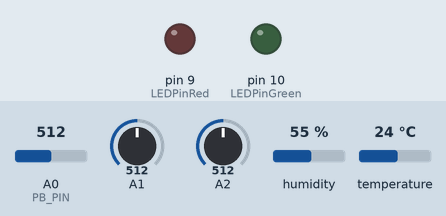
Simulated run of this sketch. Board: Arduino Mega 2560, built with avr-gcc and run on an emulated ATmega2560. Shown: output pins drawn as LEDs (lit = HIGH). Inputs (shaded band) come from the test bench; at power-on: A0 (PB_PIN) = 512, A1 = 512, A2 = 512, humidity 55 %, temperature 24 °C. Random numbers use the default seed unless the sketch sets one; no radio packets arrive unless stated.

Above: at 0.1 s.
At 120.6 s:
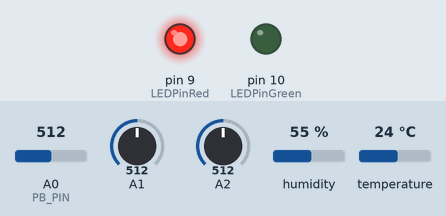
Timing chart, 0 to 122.1 s (numbered marks = the images above):
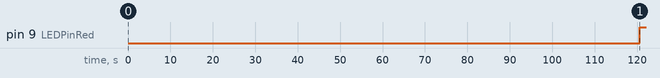

The sketch:

IndoorNode.ino
```cpp
// ETH Zürich
// Global Health Engineering Lab
// Masterthesis Voeten Jerun
// Indoor Node Skript
// August 2025

#include <SPI.h>
#include <LoRa.h>
#include <DHT.h>
#include <Wire.h>
#include <avr/wdt.h>
#include <math.h>

// Define sensor pin assignments
#define DHTPIN       6       // Pin for DHT22 data line
#define DHTTYPE      DHT22   // Specify DHT sensor type
#define PB_PIN       A0      // Analog pin for battery voltage measurement

const int LEDPinRed   = 9;
const int LEDPinGreen = 10;

// Disable watchdog early during startup (before C runtime begins)
void disableWatchdog() __attribute__((naked)) __attribute__((section(".init3")));
void disableWatchdog() {
  MCUSR = 0;          // Clear MCU status register to reset flags
  wdt_disable();      // Disable the watchdog timer
}

// DHT sensor object for temperature and humidity readings
DHT dht(DHTPIN, DHTTYPE);

// Node configuration and timing for transmission
const uint8_t node = 1;  // Node ID for this device: indoor node
const unsigned long interval = 120000;
unsigned long previousMillis = 0;

// Default values for sensor fallbacks
const int16_t DEF_TEMP   = 250;   // Default encoded temperature (25.0°C)
const uint16_t DEF_HUM   = 500;   // Default encoded humidity (50.0%)
const float DEF_CUR1   = 0;  // Default current ebike 1
const float DEF_CUR2  = 0;     // Default current ebike 2
const uint8_t DEF_BATSOC = 100;   // Default battery state of charge (%)

// Store last successful sensor readings
int16_t lastTemp;
int16_t lastHum;
float lastCur1;
float lastCur2;
uint8_t lastBatSOC;

// Define sensor boundaries
int16_t maxDeltaTemp = 200, maxDeltaHum = 400, minTemp = -400, maxTemp = 800, minHum = 0, maxHum = 1000; //values/10 = °C,%
int16_t maxDeltaBat = 40, lowBat = 25, criticalBat = 15; // %

// Retry configuration for various sensors
int DHT_MAX_TRIES  = 4;
int DHT_NEED_GOOD  = 2;
int CUR_MAX_TRIES = 6;
int CUR_NEED_GOOD = 4;
int SOC_MAX_TRIES  = 5;
int SOC_NEED_GOOD  = 3;

// current sensor specs & calib
const float mVperAmp   = 100.0f;      // 20A current sensor sensitivity
const double ACSoffset1 = 2569.0;     // Sensor1 no-load offset in mV
const double ACSoffset2 = 2505.0;     // Sensor2 no-load offset in mV

// Bitmask to indicate which sensors failed (1 = failure)
uint8_t sensorState = 0b0000; // 1st bit (MSB): dht, 2nd bit: smart shunt, 4th bit (LSB): bat soc

// Buffers and flags for SmartShunt telemetry data
float mainBatSOC      = 0.0f;
float mainBatVoltage  = 0.0f;
float mainBatCurrent  = 0.0f;
int32_t mainBatCE     = 0; // consumed Amp Hours
uint16_t mainBatChargeCycles = 0; // H4
bool hasCE  = false, hasH4 = false;
bool hasSOC = false, hasV  = false, hasI  = false;
char lineBuf[64];   // Buffer for incoming SmartShunt data lines
uint8_t bufIdx = 0;  // Write index for buffer

//----------------------------------------------------------------------------
// CRC-8 calculation (Dallas/Maxim algorithm)
uint8_t crc8(const uint8_t *data, size_t len) {
  uint8_t crc = 0x00;
  while (len--) {
    uint8_t extract = *data++;
    for (uint8_t tempI = 8; tempI; tempI--) {
      uint8_t sum = (crc ^ extract) & 0x01;
      crc >>= 1;
      if (sum) crc ^= 0x8C;
      extract >>= 1;
    }
  }
  return crc;
}

//----------------------------------------------------------------------------
// Secure DHT22 reading: averages multiple samples, enforces bounds
bool readDHT22(int16_t &fridgeTemp, int16_t &fridgeHum, bool init = false) {
  int tries = 0, good = 0;
  int32_t sumT = 0, sumH = 0;

  // Attempt multiple readings until enough good ones are obtained
  while (tries < DHT_MAX_TRIES && good < DHT_NEED_GOOD) {
    tries++;
    float t = dht.readTemperature();    // Raw temperature
    float h = dht.readHumidity();       // Raw humidity
    bool ok = false;

    if (!isnan(t) && !isnan(h)) {
      int16_t t_int = (int16_t)roundf(t * 10.0f);
      int16_t h_int = (int16_t)roundf(h * 10.0f);

      // Validate reading ranges
      if (t_int >= minTemp && t_int <= maxTemp && h_int <= maxHum) {
        // Accept if within allowed delta or during initialization
        if (init || (abs(t_int - lastTemp) <= maxDeltaTemp && abs(h_int - lastHum) <= maxDeltaHum)) {
          ok = true;
          sumT += t_int;
          sumH += h_int;
        }
      }
    }

    if (ok) good++;
    wdt_reset();  // Reset watchdog to prevent reset

    // Delay between tries, skip if initialization only needs one
    if (!ok || init) delay(2000);
  }

  bool valid = (good >= DHT_NEED_GOOD);
  int16_t avgT = valid ? sumT / DHT_NEED_GOOD : DEF_TEMP;
  int16_t avgH = valid ? sumH / DHT_NEED_GOOD : DEF_HUM;

  if (valid) {
    fridgeTemp = avgT;
    fridgeHum  = avgH;
    lastTemp = avgT;
    lastHum  = avgH;
    sensorState &= ~0b1000;   // Clear DHT error flag
  } else {
    if (init) {
      lastTemp = DEF_TEMP;
      lastHum = DEF_HUM;
      fridgeTemp = DEF_TEMP;
      fridgeHum = DEF_HUM;
    }
    sensorState |= 0b1000;    // Set DHT error flag
  }

  return valid;
}

//----------------------------------------------------------------------------
// Read current in amps from analog pin, apply calibration and averaging
bool readCurrent(int analogPin, float &currentA, bool init = false) {

  int tries = 0, good = 0;
  float sumC = 0.0f;

  while (tries < CUR_MAX_TRIES && good < CUR_NEED_GOOD) {
    tries++;
    int raw = analogRead(analogPin);  // Raw ADC value

    // Convert ADC to voltage in mV
    float rawVoltage_mV = raw * (3300.0f / 1023.0f);
    // Voltage divider correction
    float voltage_mV = rawVoltage_mV * ((18.0f + 10.0f) / 18.0f); // 18kohm & 10kohm resistors
    // Calculate current: subtract offset, divide by sensitivity
    float c = (voltage_mV - (analogPin == A1 ? ACSoffset1 : ACSoffset2)) / mVperAmp;

    // Serial.println(voltage_mV); // usefull for calibration -> ACSoffset

    sumC += c;
    good++;
    delay(200);
  }

  bool valid = (good >= CUR_NEED_GOOD);
  float avgC = valid ? sumC / CUR_NEED_GOOD : (analogPin == A1 ? lastCur1 : lastCur2);

  if (valid) {
    currentA = avgC;
    if (analogPin == A1) lastCur1 = avgC;
    else                 lastCur2 = avgC;
  } else {
      if (init) {
        if (analogPin == A1) lastCur1 = DEF_CUR1, currentA = DEF_CUR1;
        else                 lastCur2 = DEF_CUR2, currentA = DEF_CUR2;
      }
    //currentA = (analogPin == A1 ? lastCur1 : lastCur2);
  }

  // Serial.print("Strom A");
  // Serial.print(analogPin - A0);
  // Serial.print(" = ");
  // Serial.println(currentA, 3);
  return valid;
}

//----------------------------------------------------------------------------
// Read battery SOC from analog pin, convert voltage to percentage, update LEDs
bool readBatterySOC(uint8_t &soc, bool init = false) {

  int tries = 0, good = 0;
  int sumB = 0;

  while (tries < SOC_MAX_TRIES && good < SOC_NEED_GOOD) {
    tries++;
    int raw = analogRead(PB_PIN);
    float bVolt = raw * (3.3f / 1023.0f) * ((22.0f + 10.0f) / 22.0f);
    int bSOC = map((int)roundf(bVolt * 100.0f), 300, 420, 0, 100);
    uint8_t bSOC_int = (uint8_t)constrain(bSOC, 0, 100);

    bool ok = false;
    if (init || (abs((int)bSOC_int - (int)lastBatSOC) <= maxDeltaBat)) {
      sumB += bSOC_int;
      ok = true;
    }
    if (ok) good++;
    delay(200);
  }

  bool valid = (good >= SOC_NEED_GOOD);
  uint8_t avgB = valid ? sumB / SOC_NEED_GOOD : DEF_BATSOC;

  if (valid) {
    soc = avgB;
    lastBatSOC = avgB;
    sensorState &= ~0b0001;  // Clear SOC error flag
  } else {
    if (init) {
      lastBatSOC = DEF_BATSOC;
      soc = DEF_BATSOC;
    }
    sensorState |= 0b0001;   // Set SOC error flag
  }

  // LED indication: red <15%, green off >25%
  if (soc > lowBat) {
    digitalWrite(LEDPinRed, LOW);
    digitalWrite(LEDPinGreen, LOW);
  } else if (soc < criticalBat) {
    digitalWrite(LEDPinRed, HIGH);
    digitalWrite(LEDPinGreen, LOW);
  } else {
    digitalWrite(LEDPinRed, HIGH);
    digitalWrite(LEDPinGreen, HIGH);
  }

  return valid;
}

//----------------------------------------------------------------------------
// Parse tab-separated SmartShunt data lines into variables
void parseShunt(const String &line) {
  int idx = line.indexOf('\t');
  if (idx < 0) return;
  String key = line.substring(0, idx);
  String val = line.substring(idx + 1);

  if (key == "SOC") {
    mainBatSOC = val.toFloat() / 10.0f;
    hasSOC = true;
  } else if (key == "V") {
    mainBatVoltage = val.toFloat() / 1000.0f;
    hasV = true;
  } else if (key == "I") {
    mainBatCurrent = val.toFloat() / 1000.0f;
    hasI = true;
  } else if (key == "CE") {
    mainBatCE = val.toInt();
    hasCE = true;
  } else if (key == "H4") {
    mainBatChargeCycles = val.toInt();
    hasH4 = true;
  }
}

//----------------------------------------------------------------------------
// Initialize last valid readings for all sensors at startup
void initializeLastValues() {

  lastTemp     = DEF_TEMP;
  lastHum      = DEF_HUM;
  lastCur1      = DEF_CUR1;
  lastCur2   = DEF_CUR2;
  lastBatSOC      = DEF_BATSOC;

  int16_t t;   int16_t h;
  readDHT22(t, h, true);

  // Initialize eBike current sensors
  float c1, c2;
  readCurrent(A1, c1, true);
  readCurrent(A2, c2, true);

  uint8_t b;
  readBatterySOC(b, true);

  // Adjust retry parameters for normal operation
  DHT_MAX_TRIES  = 2;
  DHT_NEED_GOOD  = 1;
  CUR_MAX_TRIES = 5;
  CUR_NEED_GOOD = 3;
  SOC_MAX_TRIES  = 4;
  SOC_NEED_GOOD  = 2;
}

//----------------------------------------------------------------------------
void setup() {
  Serial.begin(9600);
  delay(3000);

  Wire.begin();

  Serial1.begin(19200); // smart shunt communication

  randomSeed(analogRead(A5));  // Seed random for jitter, A5: random signal

  pinMode(LEDPinRed,   OUTPUT);
  pinMode(LEDPinGreen, OUTPUT);

  // Initialize LoRa module for 868 MHz
  LoRa.setPins(8, 4, 7);
  if (!LoRa.begin(868E6)) {
    while (1);
  }

  // Start DHT sensor
  dht.begin();

  initializeLastValues();

  digitalWrite(LEDPinRed, LOW);
  digitalWrite(LEDPinGreen, LOW);
  // Enable watchdog with 8s timeout
  wdt_enable(WDTO_8S);
}

//----------------------------------------------------------------------------
void loop() {
  wdt_reset();
  // Read and parse incoming SmartShunt data on Serial1
  while (Serial1.available()) {
    char c = Serial1.read();
    if (c == '\n' || c == '\r') {
      if (bufIdx > 0) {
        lineBuf[bufIdx] = '\0';
        parseShunt(String(lineBuf));
        bufIdx = 0;
        sensorState &= ~0b0100;
      }
    } else {
      if (bufIdx < sizeof(lineBuf) - 1) {
        lineBuf[bufIdx++] = c;
      } else {
        bufIdx = 0;
        sensorState |= 0b0100;
      }
    }
  }

  wdt_reset();  // Reset watchdog periodically

  unsigned long now = millis();  // Current time in ms

  // Check if it's time to read sensors and send data
  if (now - previousMillis >= interval) {

    delay(random(0, 5000));         // Add jitter to avoid collisions
    previousMillis = now;
    wdt_reset();

    // 1. Read DHT22 sensors
    int16_t inT, inH;
    if (!readDHT22(inT, inH)) {
      inT = lastTemp;
      inH = lastHum;
    }

    wdt_reset();
    // 2. Read InNode battery SOC
    uint8_t InNodeBatSOC;
    if (!readBatterySOC(InNodeBatSOC)) InNodeBatSOC = lastBatSOC;

    wdt_reset();
    // 3. Read currents from both channels
    float cur1 = 0.0f, cur2 = 0.0f;
    if (!readCurrent(A1, cur1)) cur1 = lastCur1;
    if (!readCurrent(A2, cur2)) cur2 = lastCur2;

    // Determine eBike states: 0=off,1=charging,2=discharging
    uint8_t eBikeState1 = (cur1 >  0.1f ? 1 : (cur1 < -0.1f ? 2 : 0));
    uint8_t eBikeState2 = (cur2 >  0.1f ? 1 : (cur2 < -0.1f ? 2 : 0));
    uint8_t eBikeStatePacked = (eBikeState1 & 0x03) | ((eBikeState2 & 0x03) << 2);

    wdt_reset();

    // prepare payload
    uint8_t signByte = 0;
    if (inT < 0)      signByte |= (1 << 0);
    if (mainBatCurrent < 0.0f) signByte |= (1 << 1);
    if (mainBatCE < 0)         signByte |= (1 << 2);
    uint16_t tempAbs = (uint16_t)abs(inT);
    uint16_t hum = inH;
    uint16_t socMain = (uint16_t)round(mainBatSOC * 10.0f);
    uint16_t volt_enc = (uint16_t)round(mainBatVoltage * 10.0f);
    uint16_t curr_abs = (uint16_t)roundf(fabs(mainBatCurrent) * 10.0f);
    int32_t ceValAbs = abs(mainBatCE); // consumed_mAh

    uint8_t payload[21] = {0};
    // Build LoRa payload byte by byte
    payload[0] = node;  // Node ID
    payload[1] = signByte;
    payload[2] = (tempAbs >> 8) & 0xFF;
    payload[3] =  tempAbs       & 0xFF;
    payload[4] = (hum >> 8) & 0xFF;
    payload[5] =  hum       & 0xFF;
    payload[6] = InNodeBatSOC;
    payload[7] = (socMain >> 8) & 0xFF;
    payload[8] =  socMain       & 0xFF;
    payload[9]  = (volt_enc >> 8) & 0xFF;
    payload[10] =  volt_enc       & 0xFF;
    payload[11] = (curr_abs >> 8) & 0xFF;
    payload[12] =  curr_abs       & 0xFF;
    payload[13] = (ceValAbs >> 16) & 0xFF;
    payload[14] = (ceValAbs >> 8)  & 0xFF;
    payload[15] =  ceValAbs        & 0xFF;
    payload[16] = (mainBatChargeCycles >> 8) & 0xFF;
    payload[17] =  mainBatChargeCycles       & 0xFF;
    payload[18] = eBikeStatePacked;
    payload[19] = sensorState;
    payload[20] = crc8(payload, 20);

    // Send packet via LoRa
    LoRa.beginPacket();
    LoRa.write(payload, sizeof(payload));
    LoRa.endPacket();

  }
}
```

Measured:
- by itself, pin 9 (LEDPinRed): LOW → HIGH at 121 s
